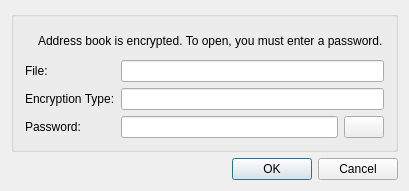
<?xml version="1.0" encoding="UTF-8"?>
<ui version="4.0">
 <class>UnlockDialog</class>
 <widget class="QDialog" name="UnlockDialog">
  <property name="windowModality">
   <enum>Qt::WindowModality::WindowModal</enum>
  </property>
  <property name="geometry">
   <rect>
    <x>0</x>
    <y>0</y>
    <width>409</width>
    <height>191</height>
   </rect>
  </property>
  <property name="sizePolicy">
   <sizepolicy hsizetype="Fixed" vsizetype="Fixed">
    <horstretch>0</horstretch>
    <verstretch>0</verstretch>
   </sizepolicy>
  </property>
  <property name="windowTitle">
   <string>Unlock Address Book</string>
  </property>
  <layout class="QVBoxLayout" name="verticalLayout_4">
   <item>
    <widget class="QGroupBox" name="groupBox">
     <property name="title">
      <string/>
     </property>
     <layout class="QVBoxLayout" name="verticalLayout_3">
      <item>
       <layout class="QHBoxLayout" name="horizontalLayout_3">
        <item>
         <widget class="QLabel" name="label_icon">
          <property name="sizePolicy">
           <sizepolicy hsizetype="Fixed" vsizetype="Fixed">
            <horstretch>0</horstretch>
            <verstretch>0</verstretch>
           </sizepolicy>
          </property>
          <property name="text">
           <string/>
          </property>
          <property name="pixmap">
           <pixmap resource="../../common/resources/common.qrc">:/img/lock.svg</pixmap>
          </property>
         </widget>
        </item>
        <item>
         <widget class="QLabel" name="label">
          <property name="text">
           <string>Address book is encrypted. To open, you must enter a password.</string>
          </property>
         </widget>
        </item>
       </layout>
      </item>
      <item>
       <layout class="QHBoxLayout" name="horizontalLayout_2">
        <item>
         <layout class="QVBoxLayout" name="verticalLayout">
          <item>
           <widget class="QLabel" name="label_file">
            <property name="text">
             <string>File:</string>
            </property>
           </widget>
          </item>
          <item>
           <widget class="QLabel" name="label_encryption_type">
            <property name="text">
             <string>Encryption Type:</string>
            </property>
           </widget>
          </item>
          <item>
           <widget class="QLabel" name="label_password">
            <property name="text">
             <string>Password:</string>
            </property>
           </widget>
          </item>
         </layout>
        </item>
        <item>
         <layout class="QVBoxLayout" name="verticalLayout_2">
          <item>
           <widget class="QLineEdit" name="edit_file">
            <property name="readOnly">
             <bool>true</bool>
            </property>
           </widget>
          </item>
          <item>
           <widget class="QLineEdit" name="edit_encryption_type">
            <property name="autoFillBackground">
             <bool>false</bool>
            </property>
            <property name="readOnly">
             <bool>true</bool>
            </property>
           </widget>
          </item>
          <item>
           <layout class="QHBoxLayout" name="horizontalLayout">
            <item>
             <widget class="QLineEdit" name="edit_password">
              <property name="echoMode">
               <enum>QLineEdit::EchoMode::Password</enum>
              </property>
             </widget>
            </item>
            <item>
             <widget class="QPushButton" name="button_show_password">
              <property name="sizePolicy">
               <sizepolicy hsizetype="Fixed" vsizetype="Fixed">
                <horstretch>0</horstretch>
                <verstretch>0</verstretch>
               </sizepolicy>
              </property>
              <property name="text">
               <string/>
              </property>
              <property name="icon">
               <iconset resource="../../common/resources/common.qrc">
                <normaloff>:/img/show-password.svg</normaloff>:/img/show-password.svg</iconset>
              </property>
              <property name="iconSize">
               <size>
                <width>24</width>
                <height>24</height>
               </size>
              </property>
              <property name="checkable">
               <bool>true</bool>
              </property>
             </widget>
            </item>
           </layout>
          </item>
         </layout>
        </item>
       </layout>
      </item>
     </layout>
    </widget>
   </item>
   <item>
    <widget class="common::DialogButtonBox" name="button_box">
     <property name="standardButtons">
      <set>QDialogButtonBox::StandardButton::Cancel|QDialogButtonBox::StandardButton::Ok</set>
     </property>
    </widget>
   </item>
  </layout>
 </widget>
 <layoutdefault spacing="6" margin="11"/>
 <customwidgets>
  <customwidget>
   <class>common::DialogButtonBox</class>
   <extends>QDialogButtonBox</extends>
   <header>common/ui/dialog_button_box.h</header>
  </customwidget>
 </customwidgets>
 <resources>
  <include location="../../common/resources/common.qrc"/>
 </resources>
 <connections/>
</ui>
